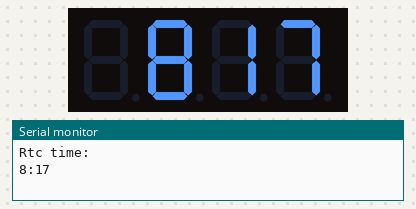
This sketch was run on a simulated Arduino Uno, built with avr-gcc and run on an emulated ATmega328P. On the bench: 4-digit seven-segment display, the last lines printed to the serial monitor. The local clock reads 2024-03-15 10:24:30 at power-on unless the sketch sets it.

Above: at 0.1 s.
At 32.5 s:
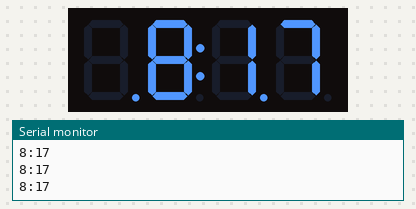
At 63.9 s:
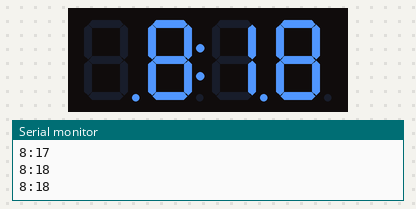
At 127.4 s:
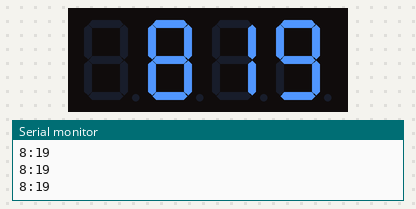

The sketch:

clockwithdisplay.ino
```cpp
// Include the libraries
#include "uRTCLib.h"
#include <TM1637Display.h>

// Define the connections pins
#define CLK 3
#define DIO 4

// Create rtc and display object
  uRTCLib rtc(0x68);
  TM1637Display display = TM1637Display(CLK, DIO);

void setup() {
	// Begin serial communication
	Serial.begin(9600);


		Serial.println("Rtc time:");

		#ifdef ARDUINO_ARCH_ESP8266
		URTCLIB_WIRE.begin(0, 2); // D3 and D4 on ESP8266
	#else
		URTCLIB_WIRE.begin();
	#endif

	rtc.set(0, 17, 8, 2, 3, 5, 24);
	//  RTCLib::set(byte second, byte minute, byte hour, byte dayOfWeek, byte dayOfMonth, byte month, byte year)


	// Set the display brightness (0= lowest, 7=highest)
	display.setBrightness(3);


}

void loop() {


  //Here the rtc displays the current time (according to what was set) in the serial monitor.
	rtc.refresh();
  Serial.print(rtc.hour());
  Serial.print(':');
  Serial.println(rtc.minute());


	//Here the TM1637 displays the time according to the one printed by the rtc as above.
  display.showNumberDec(rtc.hour() *100 + rtc.minute(), false);
  delay(1000);

  //This is one below is the same as above, but the one below will help make the colon blink. If you dont want it to blink simply comment it by adding "//" to both the lines
  display.showNumberDecEx(rtc.hour() *100 + rtc.minute(), 0b11100000, false);
  delay(700);


}
```

Measured:
- what the display in image 1 shows lasts 0.8 s, from 32.4 s to 33.2 s
- what the display in image 3 shows lasts 1.1 s, from 127.3 s to 128.4 s
